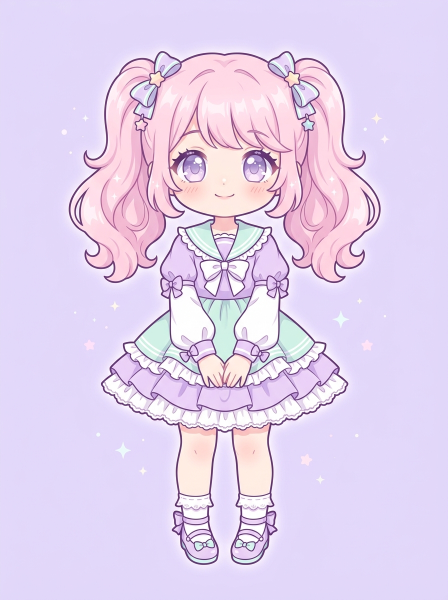
#> input picture preview_styles/style_01_pastel_chibi_1792211860162.jpg, 896 x 1200 px, found by its file name (shown at 1/2 size)
$ python scripts_slice.py
#> lines starting #> are read from the running program, lines starting #| are printed output that depends on the picture
import cv2
import numpy as np
from PIL import Image, ImageEnhance, ImageFilter
import os

src_path = r'C:\Users\adi\.gemini\antigravity\brain\872f7ac1-4e3b-4856-b081-35af089a90cc\style_01_pastel_chibi_1792211860162.jpg'
img = cv2.imread(src_path)
#> img is the input picture: shape (1200, 896, 3); mean B, G, R 238.6, 210.6, 226.8
h, w = img.shape[:2]
#> h = 1200; w = 896

out_dir = r'c:\Users\adi\Desktop\zoey\public\assets\chibi'
os.makedirs(out_dir, exist_ok=True)

# 1. Clean background extraction
# Background color is ~ (250, 216, 226) in BGR
bg_bgr = np.array([250, 216, 226], dtype=np.float32)
dist = np.linalg.norm(img.astype(np.float32) - bg_bgr, axis=2)
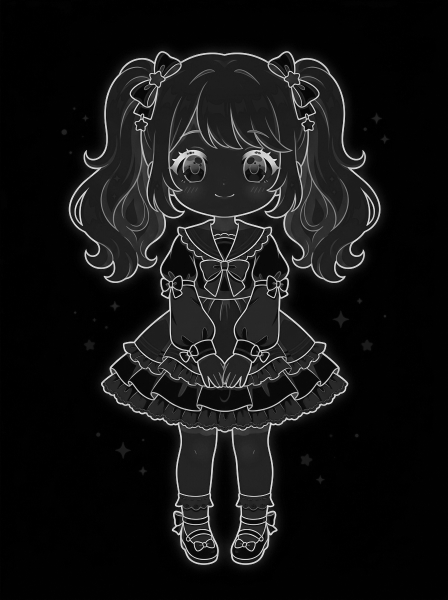
#> dist: shape (1200, 896) float32 (shown at 1/2 size); min 0, max 299.2, mean 23.5; drawn with min black and max white

# Glow color is ~ (252, 230, 240) which has dist < 22
# The character's outer outline is dark purple/pink with dist > 40
mask = np.zeros((h, w), dtype=np.uint8)
mask[dist > 25] = 255

# Remove stray noise in the background
num_labels, labels, stats, centroids = cv2.connectedComponentsWithStats(mask)
# Keep only the largest component (the doll)
largest_label = 1 + np.argmax(stats[1:, cv2.CC_STAT_AREA])
mask = np.where(labels == largest_label, 255, 0).astype('uint8')

# Fill internal holes (e.g. within arms/dress)
kernel = cv2.getStructuringElement(cv2.MORPH_ELLIPSE, (7, 7))
mask = cv2.morphologyEx(mask, cv2.MORPH_CLOSE, kernel)

# Slight antialiasing
alpha = cv2.GaussianBlur(mask, (3, 3), 0)

b, g, r = cv2.split(img)
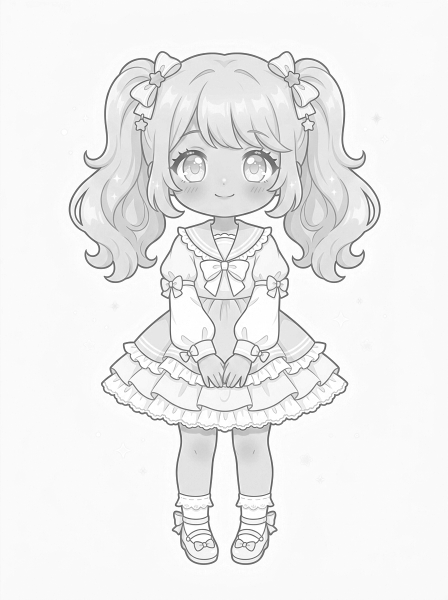
#> b: shape (1200, 896) (shown at 1/2 size); min 64, max 255, mean 238.6
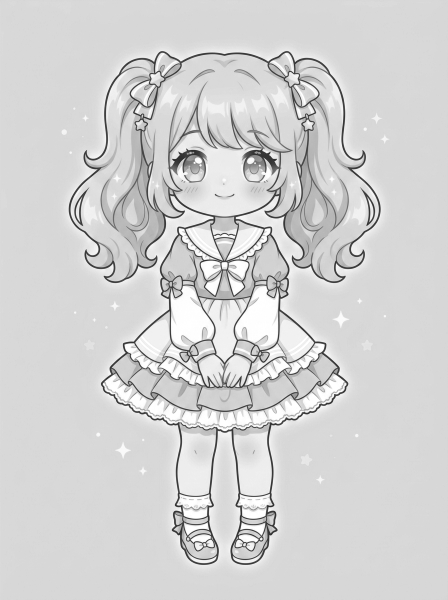
#> g: shape (1200, 896) (shown at 1/2 size); min 31, max 255, mean 210.6
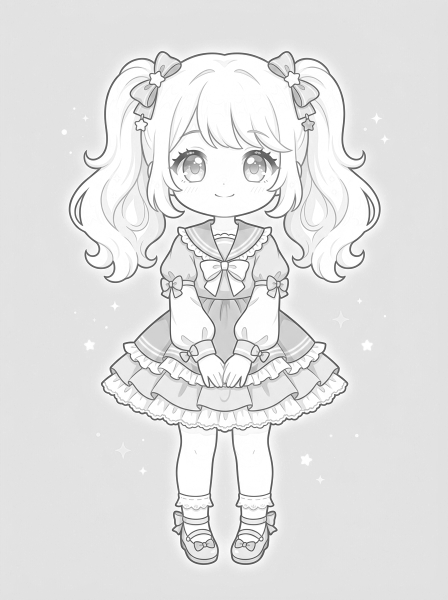
#> r: shape (1200, 896) (shown at 1/2 size); min 60, max 255, mean 226.8
rgba = cv2.merge([r, g, b, alpha])
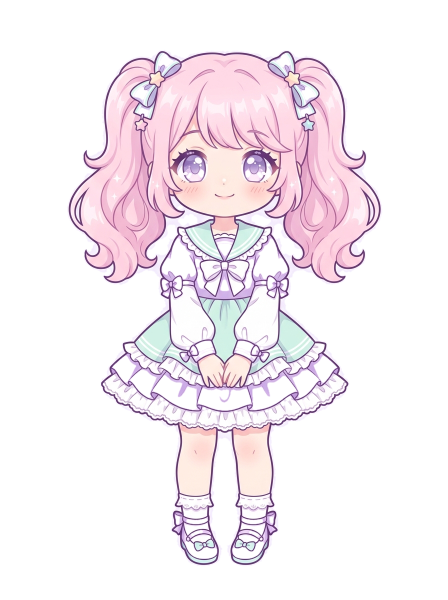
#> rgba: shape (1200, 896, 4) (shown at 1/2 size); mean R, G, B, A 226.8, 210.6, 238.6, 82.1; transparent parts drawn white
full_doll = Image.fromarray(rgba)
full_doll.save(os.path.join(out_dir, 'doll_clean.png'))

print("Extracted doll_clean.png successfully!")

$ run again, with preview_styles/style_04_storybook_watercolor_1792211911249.jpg copied over preview_styles/style_01_pastel_chibi_1792211860162.jpg
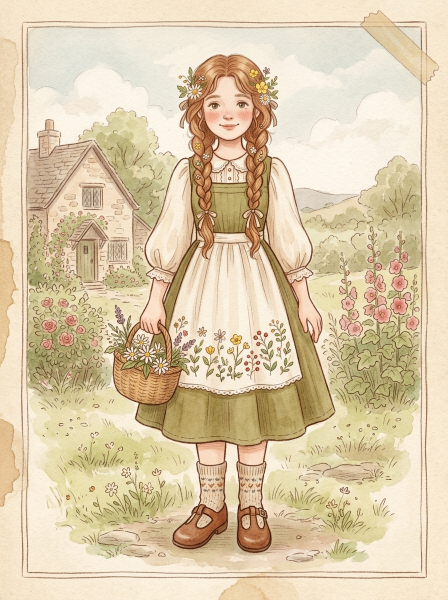
#> input picture preview_styles/style_04_storybook_watercolor_1792211911249.jpg, 896 x 1200 px, found by its file name (shown at 1/2 size)
#> img is the input picture: shape (1200, 896, 3); mean B, G, R 170.7, 202, 220.4
#> `b, g, r = cv2.split(img)`:
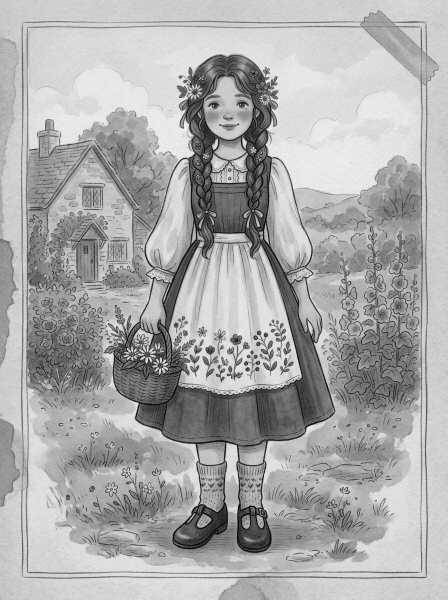
#> b: shape (1200, 896) (shown at 1/2 size); min 0, max 241, mean 170.7
#> `b, g, r = cv2.split(img)`:
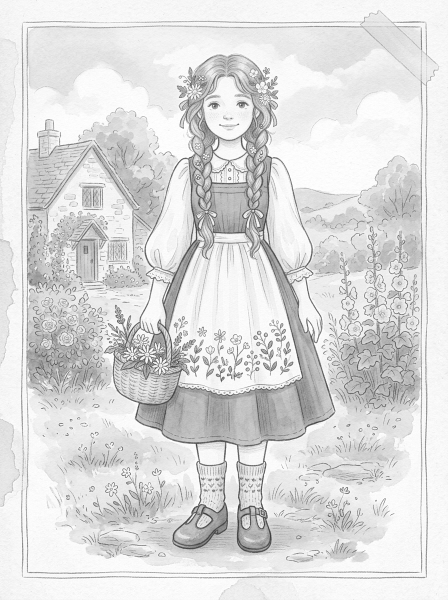
#> r: shape (1200, 896) (shown at 1/2 size); min 49, max 255, mean 220.4
